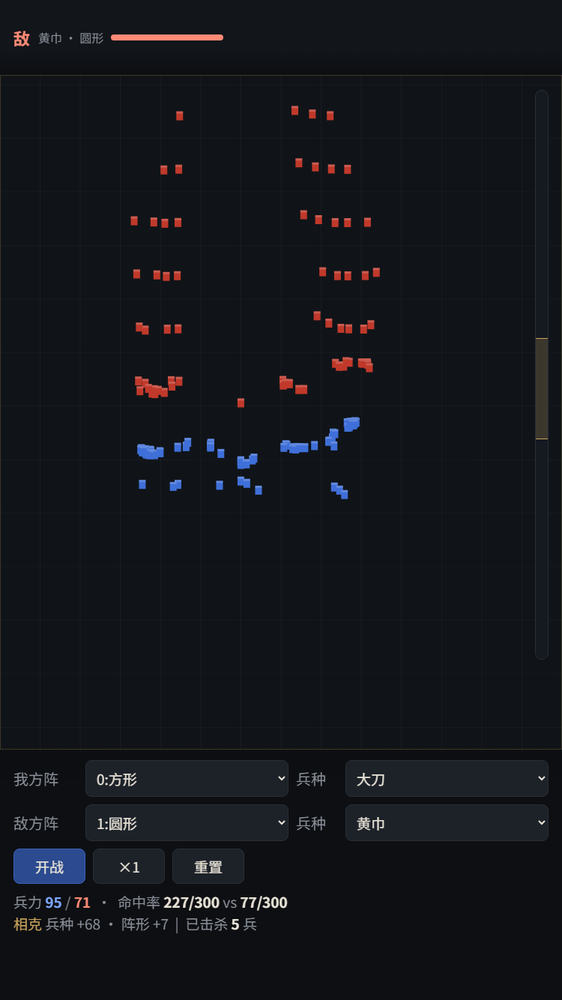
#> input picture project/img/proto_approach.png, 562 x 1000 px, shrunk from 750 x 1334 before the run
$ python analyze.py ../../project/img/proto_approach.png
#> lines starting #> are read from the running program, lines starting #| are printed output that depends on the picture; after the words box and inside, x2 and y2 are one past the last pixel; in counts of white or black regions, pixels touching at a corner belong together
"""分析设备截图：找 UI 元素的行/列位置，反推设计坐标映射。"""
import sys
from PIL import Image
import numpy as np

path = sys.argv[1]
im = Image.open(path).convert('RGB')
#> im is the input picture: PIL image 562x1000 RGB; mean R, G, B 19.8, 22.6, 27
a = np.asarray(im).astype(np.int32)
h, w, _ = a.shape
#> h = 1000; w = 562
print('size', w, h)
#| size 562 1000

# 亮度
lum = a.sum(axis=2) / 3.0

# 金色（约 #D8B36A / #F2DCA8 类）：r>g>b 且 r 明显高
r, g, b = a[:, :, 0], a[:, :, 1], a[:, :, 2]
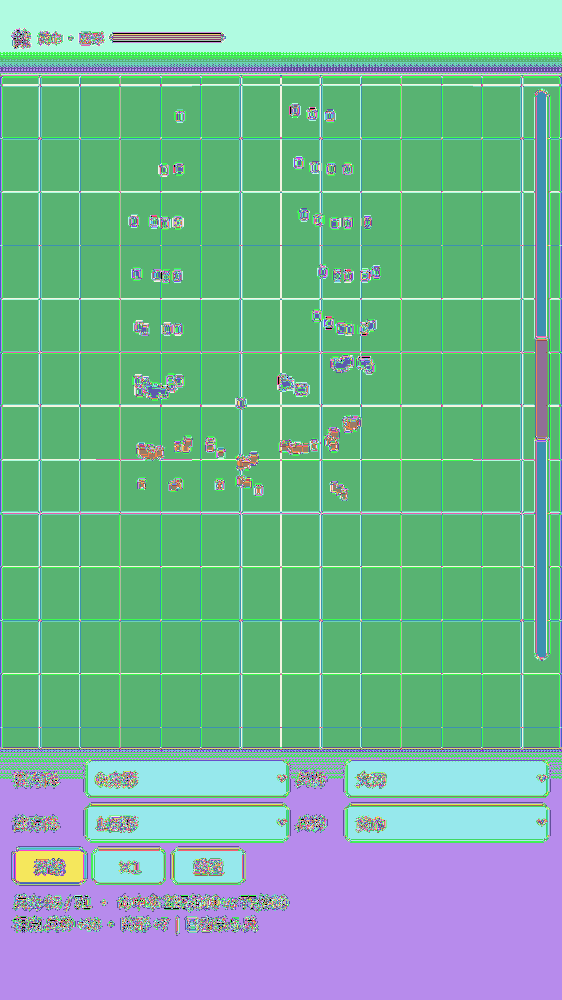
#> r: shape (1000, 562) int32; 256 distinct labels, from 0 to 255; one colour per label, 0 black
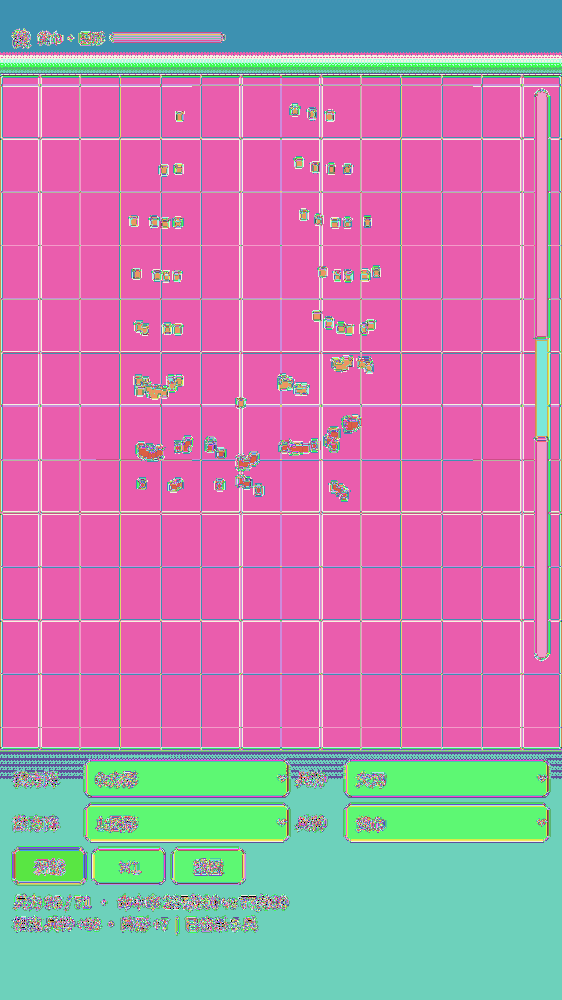
#> g: shape (1000, 562) int32; 253 distinct labels, from 0 to 255; one colour per label, 0 black
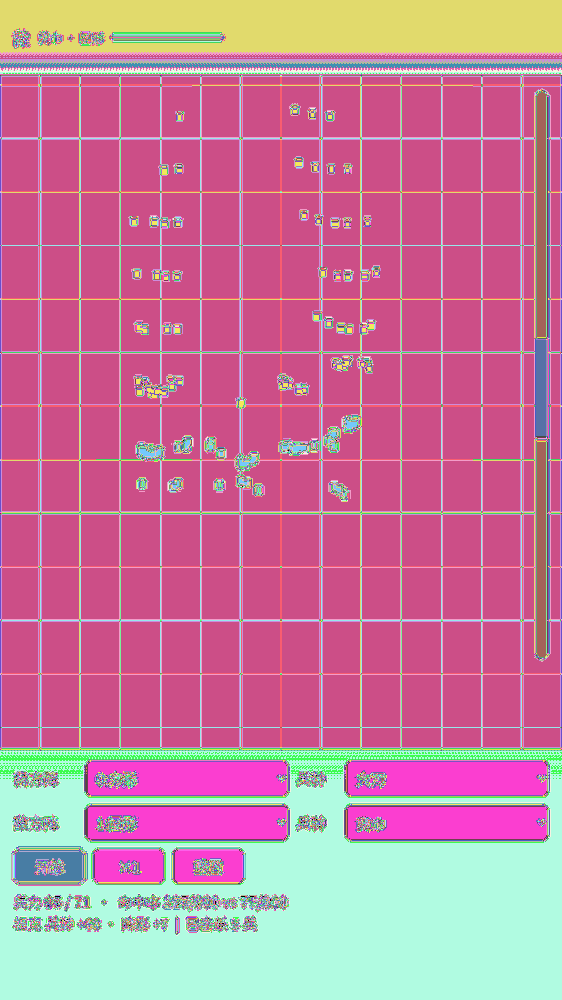
#> b: shape (1000, 562) int32; 254 distinct labels, from 0 to 255; one colour per label, 0 black
gold = (r > 120) & (r > b + 30) & (g > b + 10) & (r >= g - 10)
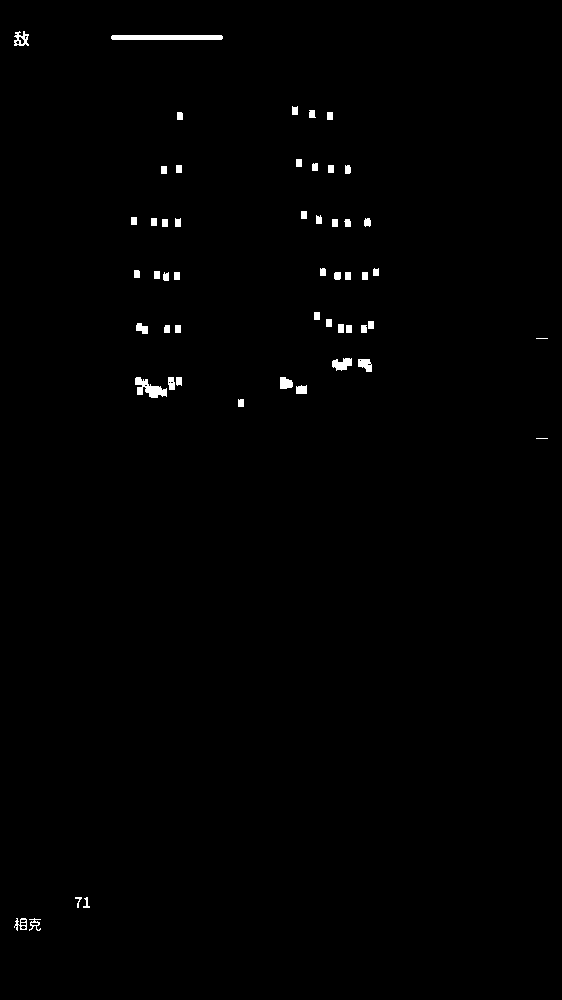
#> gold: shape (1000, 562) bool; 0.68% white; 53 white regions (2 under 20 px), largest, box (x1, y1, x2, y2) and area: (111, 35, 223, 40) 556, (135, 377, 167, 398) 347, (332, 358, 352, 371) 179
# 亮像素（文字）
bright = lum > 150
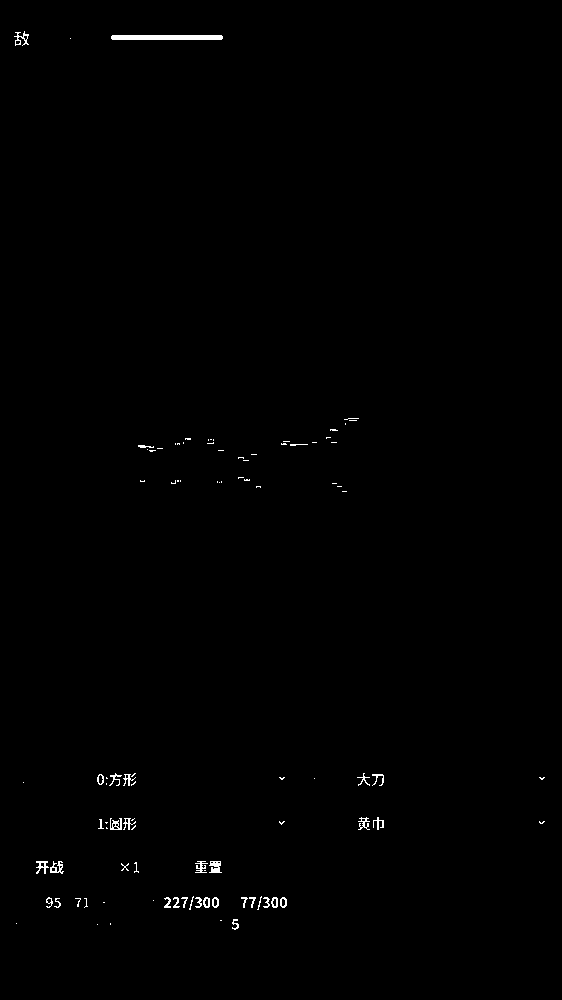
#> bright: shape (1000, 562) bool; 0.46% white in thin lines or dots, all inside (x1, y1, x2, y2) = (14, 31, 545, 930)

def runs(mask, min_len=2):
    out = []
    start = None
    for i, v in enumerate(mask):
        if v and start is None:
            start = i
        elif not v and start is not None:
            if i - start >= min_len:
                out.append((start, i - 1, i - start))
            start = None
    if start is not None and len(mask) - start >= min_len:
        out.append((start, len(mask) - 1, len(mask) - start))
    return out

# 每行金色像素数
grow = gold.sum(axis=1)
#> grow = 1000 values, max 124 at index 36, min 0 at index 0, mean 3.81
brow = bright.sum(axis=1)
#> brow = 1000 values, max 122 at index 36, min 0 at index 0, mean 2.58
print('\n== rows with many gold px (>=200) ==')
for s, e, ln in runs(grow >= 200, 1):
    print(f'y {s:4d}..{e:4d} len {ln:4d} peak {int(grow[s:e+1].max())}')
#> this loop made 0 passes
print('\n== rows with many bright px (>=100) ==')
for s, e, ln in runs(brow >= 100, 1):
    print(f'y {s:4d}..{e:4d} len {ln:4d} peak {int(brow[s:e+1].max())}')
#> this loop made 1 pass
#> (s, e, ln) on pass 1: (35, 39, 5)
#| y   35..  39 len    5 peak 122

# 每列金色像素数（找竖线/按钮边）
gcol = gold.sum(axis=0)
#> gcol = 562 values, max 54 at index 177, min 0 at index 0, mean 6.77
print('\n== cols with many gold px (>=200) ==')
for s, e, ln in runs(gcol >= 200, 1):
    print(f'x {s:4d}..{e:4d} len {ln:4d} peak {int(gcol[s:e+1].max())}')

# 打印若干高度区间的金色列分布（按钮边框）
def col_profile(y0, y1, min_peak=20):
    seg = gold[y0:y1, :].sum(axis=0)
    print(f'\n== gold col profile rows {y0}..{y1} (peak>={min_peak}) ==')
    for s, e, ln in runs(seg >= min_peak, 1):
        print(f'x {s:4d}..{e:4d} len {ln:4d} peak {int(seg[s:e+1].max())}')

if len(sys.argv) > 2:
    for spec in sys.argv[2:]:
        y0, y1 = [int(v) for v in spec.split(':')]
        col_profile(y0, y1)

$ run again, on project/img/proto_magic.png
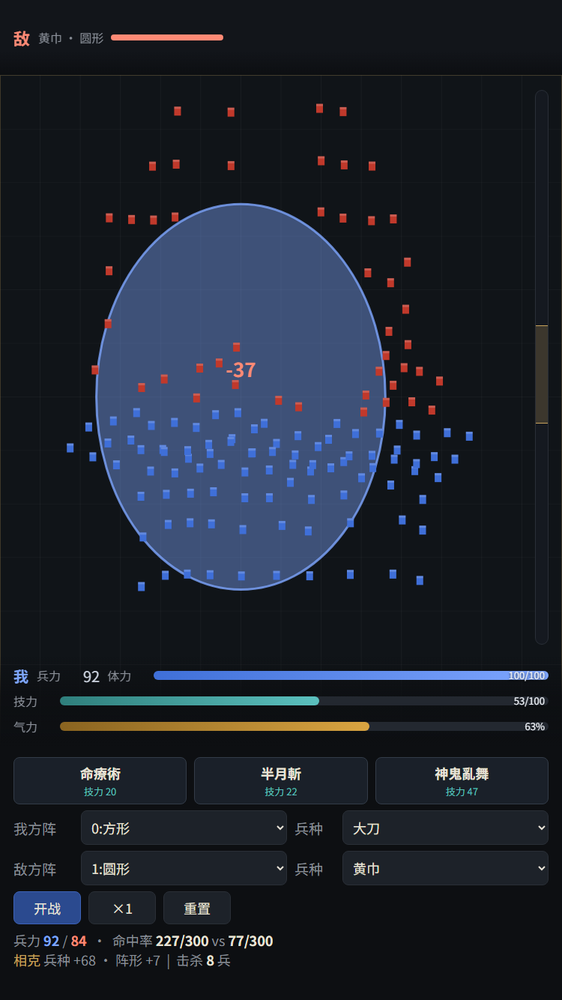
#> input picture project/img/proto_magic.png, 562 x 1000 px, shrunk from 750 x 1334 before the run
#> im is the input picture: PIL image 562x1000 RGB; mean R, G, B 29.3, 35.3, 45.9
#| size 562 1000
#> r: shape (1000, 562) int32; 256 distinct labels, from 0 to 255
#> g: shape (1000, 562) int32; 256 distinct labels, from 0 to 255
#> `r, g, b = a[:, :, 0], a[:, :, 1], a[:, :, 2]`:
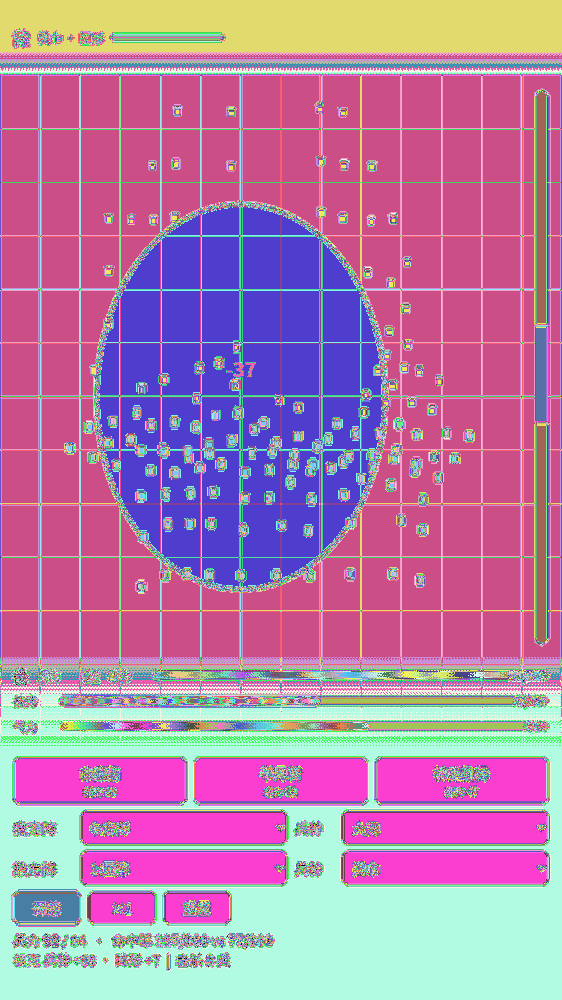
#> b: shape (1000, 562) int32; 256 distinct labels, from 0 to 255; one colour per label, 0 black
#> gold: shape (1000, 562) bool; 1.2% white; 308 white regions (249 under 20 px), largest, box (x1, y1, x2, y2) and area: (60, 722, 369, 731) 2761, (111, 35, 223, 40) 556, (14, 31, 29, 46) 130
#> `bright = lum > 150`:
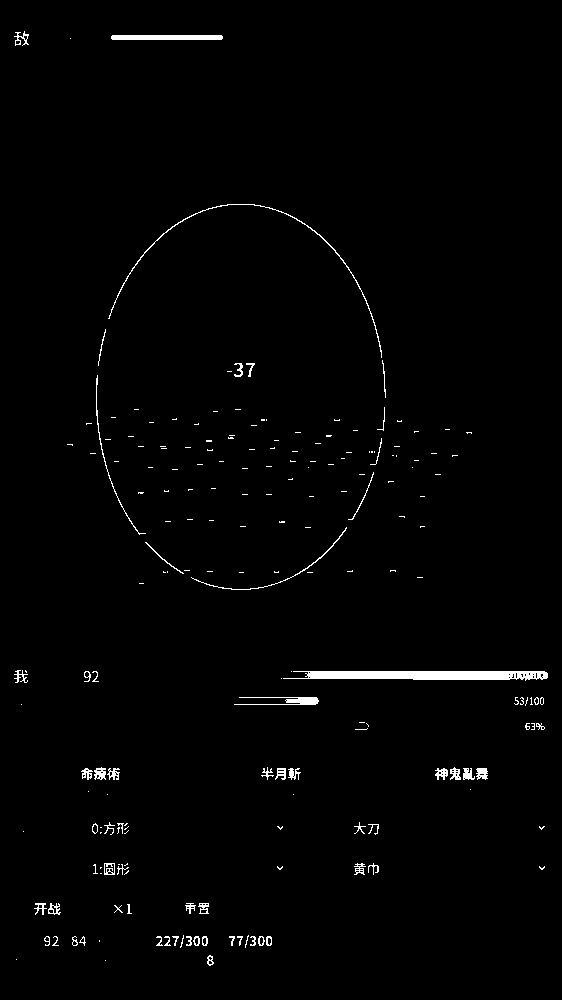
#> bright: shape (1000, 562) bool; 1.3% white; 194 white regions (132 under 20 px), largest, box (x1, y1, x2, y2) and area: (283, 671, 548, 681) 2030, (111, 35, 223, 40) 556, (108, 204, 382, 358) 519
#> grow = 1000 values, max 309 at index 725, min 0 at index 0, mean 6.97
#> brow = 1000 values, max 273 at index 678, min 0 at index 0, mean 7.47
#> the loop `for s, e, ln in runs(grow >= 200, 1):` made 1 pass
#> (s, e, ln) on pass 1: (722, 730, 9)
#> (printed output is left out)
#> the loop `for s, e, ln in runs(brow >= 100, 1):` made 2 passes
#> (s, e, ln) on passes 1 to 2: (35, 39, 5), (671, 679, 9)
#> (printed output is left out)
#> gcol = 562 values, max 45 at index 110, min 0 at index 0, mean 12.4

$ run again, on project/img/proto_melee.png
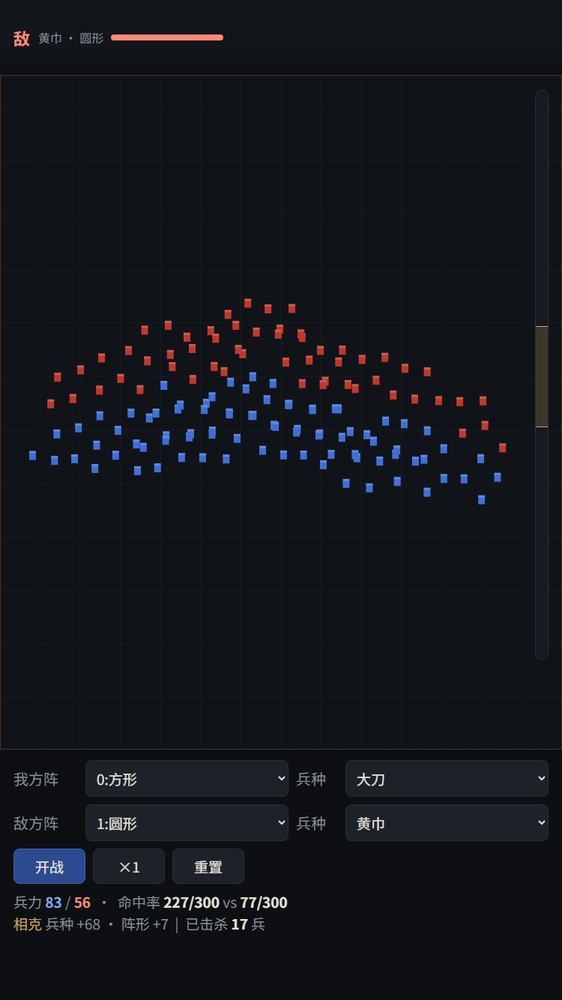
#> input picture project/img/proto_melee.png, 562 x 1000 px, shrunk from 750 x 1334 before the run
#> im is the input picture: PIL image 562x1000 RGB; mean R, G, B 19.9, 23, 27.8
#| size 562 1000
#> r: shape (1000, 562) int32; 256 distinct labels, from 0 to 255
#> g: shape (1000, 562) int32; 253 distinct labels, from 0 to 255
#> `r, g, b = a[:, :, 0], a[:, :, 1], a[:, :, 2]`:
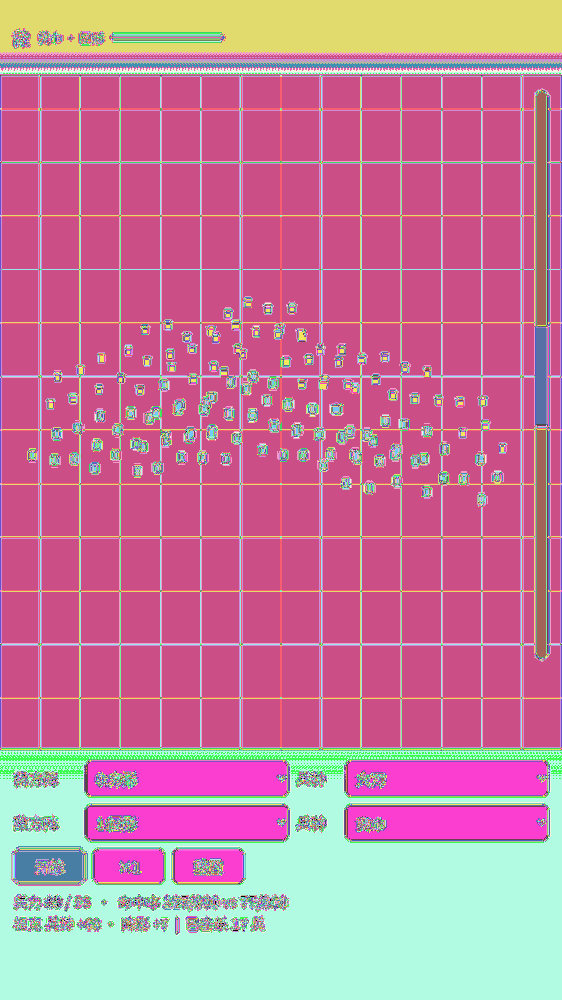
#> b: shape (1000, 562) int32; 256 distinct labels, from 0 to 255; one colour per label, 0 black
#> gold: shape (1000, 562) bool; 0.63% white; 59 white regions (2 under 20 px), largest, box (x1, y1, x2, y2) and area: (111, 35, 223, 40) 556, (14, 31, 29, 46) 130, (235, 345, 246, 358) 95
#> `bright = lum > 150`:
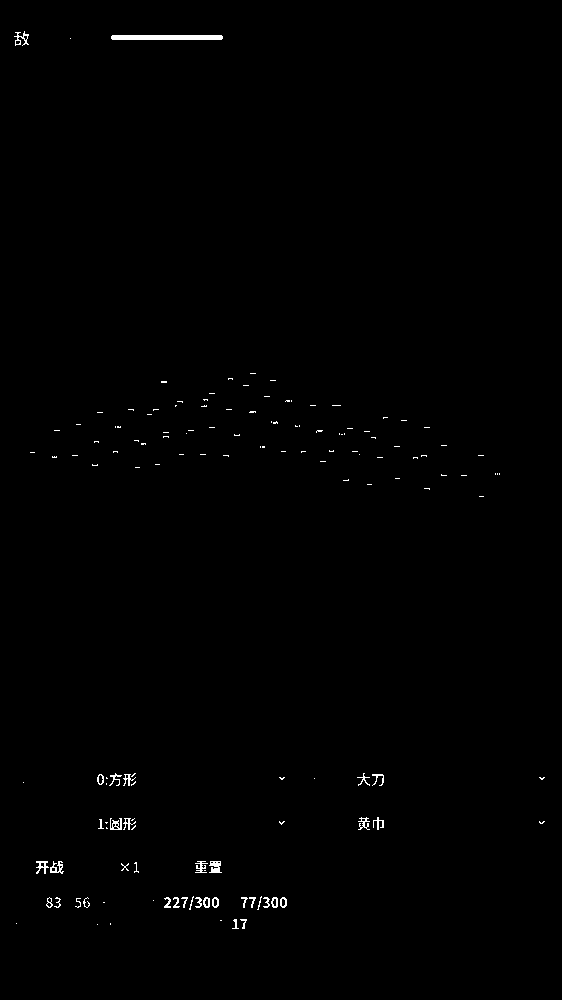
#> bright: shape (1000, 562) bool; 0.5% white in thin lines or dots, all inside (x1, y1, x2, y2) = (14, 31, 545, 929)
#> grow = 1000 values, max 124 at index 36, min 0 at index 0, mean 3.56
#> brow = 1000 values, max 122 at index 36, min 0 at index 0, mean 2.82
#> the loop `for s, e, ln in runs(brow >= 100, 1):` made 1 pass
#> (s, e, ln) on pass 1: (35, 39, 5)
#> (printed output is left out)
#> gcol = 562 values, max 30 at index 170, min 0 at index 0, mean 6.34
